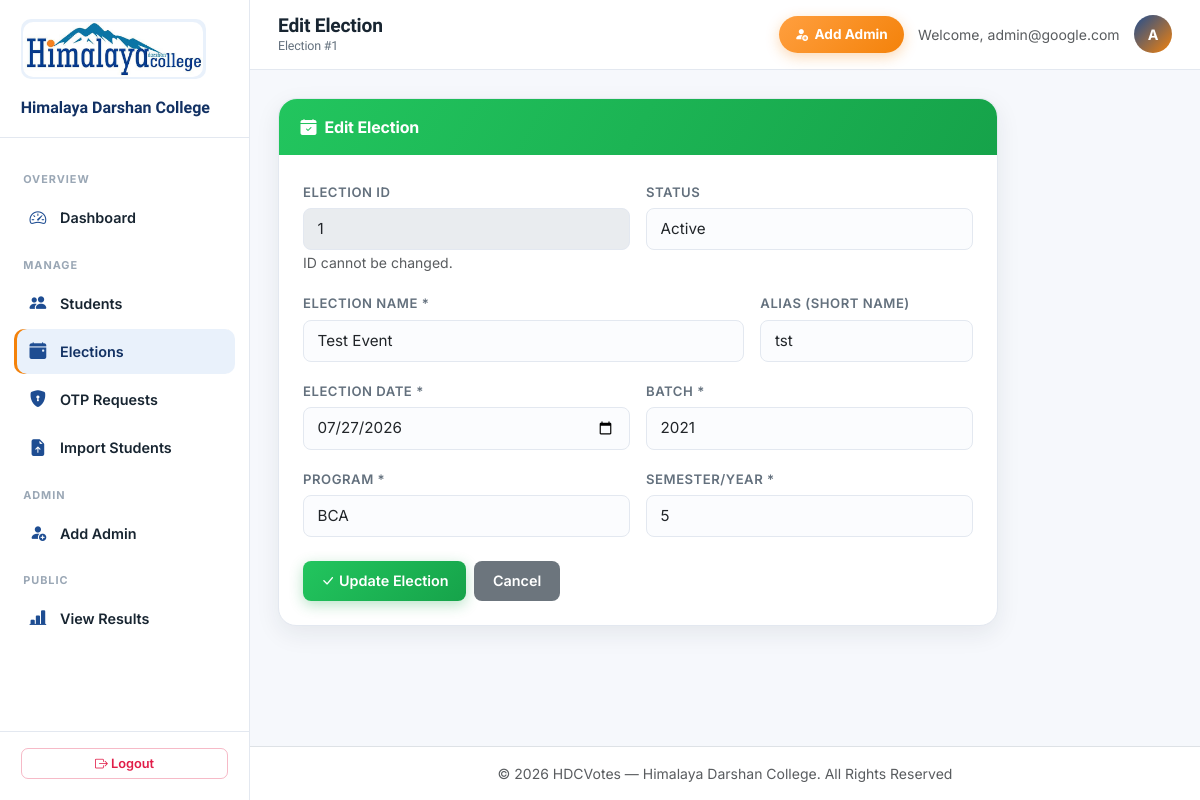
The app's page /Admin/edit_event.php?id=1 (signed in), older data.
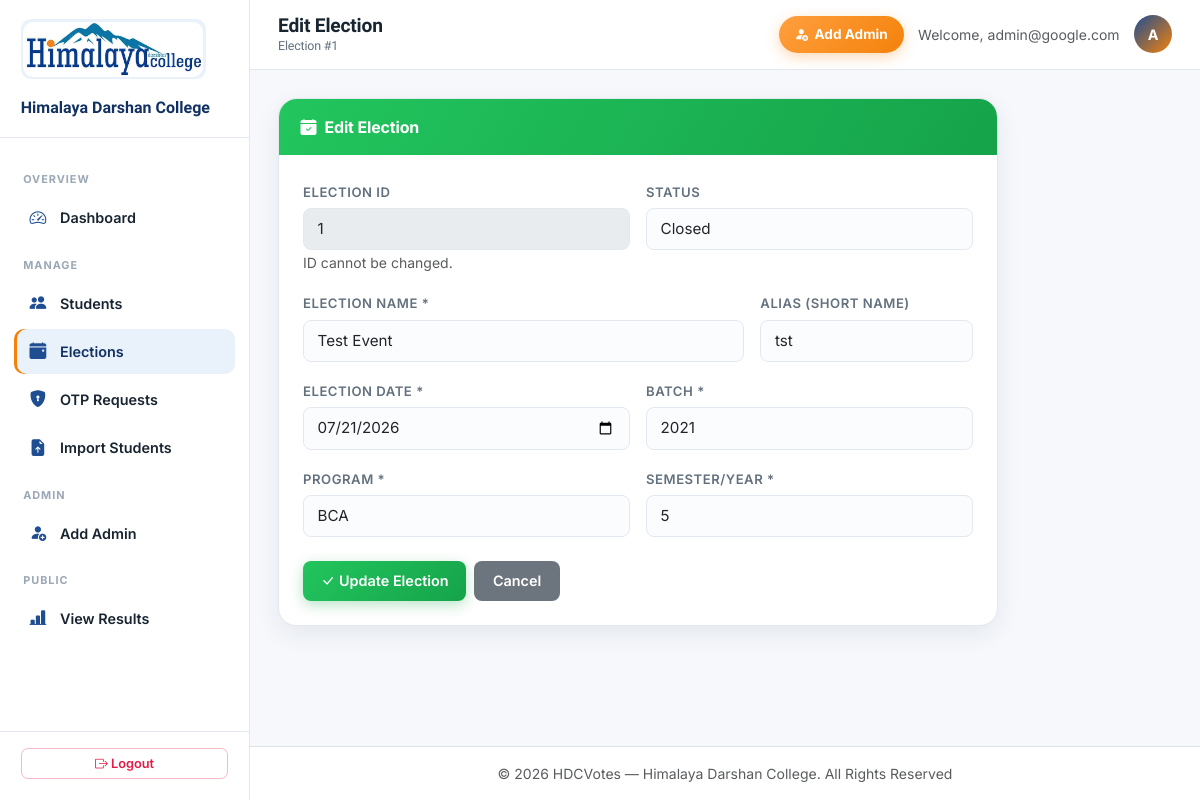
The same page, newer data.
### tables this page shows
CREATE TABLE `election` (
  `election_id` int(11) NOT NULL,
  `election_name` varchar(100) NOT NULL,
  `alias` varchar(50) DEFAULT NULL,
  `election_date` date NOT NULL,
  `election_batch` varchar(20) NOT NULL,
  `election_faculty` varchar(50) NOT NULL,
  `election_semester` int(11) NOT NULL CHECK (`election_semester` between 1 and 8),
  `election_status` varchar(20) DEFAULT 'upcoming'
);

### Admin/edit_event.php (the view, shortened to what this page needs)
<?php
require_once '../Database/db_connect.php';
$programs = ['BCA', 'BIM/BITM', 'BBS', 'Bsc. Csit', 'BHM'];
$event_id = isset($_GET['id']) ? intval($_GET['id']) : 0;
$stmt = $conn->prepare("SELECT * FROM election WHERE election_id = ?");
$stmt->bind_param("i", $event_id);
$stmt->execute();
$result = $stmt->get_result();
$event = $result->fetch_assoc();
include 'header.php';
?>
<div class="card shadow" style="max-width:720px;">
    <div class="card-header bg-success text-white"><i class="bi bi-calendar-check-fill me-2"></i>Edit Election</div>
    <div class="card-body">
        <form method="POST" id="editEventForm">
            <div class="row g-3">
                <div class="col-md-6">
                    <label>Election ID</label>
                    <input type="text" class="form-control" value="<?= htmlspecialchars($event['election_id']) ?>" disabled>
                    <small class="text-muted">ID cannot be changed.</small>
                </div>
                <div class="col-md-6">
                    <label>Status</label>
                    <select name="election_status" class="form-select">
                        <option value="active" <?= $event['election_status'] == 'active' ? 'selected' : '' ?>>Active</option>
                        <option value="closed" <?= $event['election_status'] == 'closed' ? 'selected' : '' ?>>Closed</option>
                    </select>
                </div>
                <div class="col-md-8">
                    <label>Election Name *</label>
                    <input type="text" name="election_name" class="form-control" value="<?= htmlspecialchars($event['election_name']) ?>" required>
                </div>
                <div class="col-md-4">
                    <label>Alias (short name)</label>
                    <input type="text" name="alias" class="form-control" value="<?= htmlspecialchars($event['alias']) ?>">
                </div>
                <div class="col-md-6">
                    <label>Election Date *</label>
                    <input type="date" name="election_date" class="form-control" value="<?= htmlspecialchars($event['election_date']) ?>" required>
                </div>
                <div class="col-md-6">
                    <label>Batch *</label>
                    <input type="text" name="election_batch" class="form-control" value="<?= htmlspecialchars($event['election_batch']) ?>" required>
                </div>
                <div class="col-md-6">
                    <label>Program *</label>
                    <select name="election_faculty" id="programSelect" class="form-control" required>
                        <?php foreach ($programs as $program): ?>
                            <option value="<?= $program ?>"
                                <?= ($event['election_faculty'] == $program) ? 'selected' : '' ?>>
                                <?= $program ?>
                            </option>
                        <?php endforeach; ?>
                    </select>
                </div>
                <div class="col-md-6">
                    <label>Semester/Year *</label>
                    <select name="election_semester" id="semesterSelect" class="form-control" required>
                        <option value="">Select Semester/Year...</option>
                    </select>
                </div>
            </div>
            <div class="d-flex gap-2 mt-4">
                <button type="submit" class="btn btn-success"><i class="bi bi-check-lg me-1"></i>Update Election</button>
                <a href="home.php?section=events" class="btn btn-secondary">Cancel</a>
            </div>
        </form>
    </div>
</div>
<?php include 'footer.php'; ?>

Row changes from the older to the newer data that the page shows:
changed election "Test Event": election_status "Active" → "Closed"; election_date "07/27/2026" → "07/21/2026"
